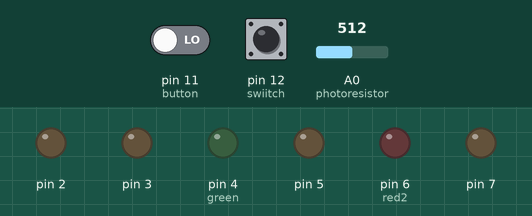
The sketch below on a simulated Arduino Uno, built with avr-gcc and run on an emulated ATmega328P. On the bench: output pins drawn as LEDs (lit = HIGH). Inputs (shaded band) come from the test bench; at power-on: A0 (photoresistor) = 512, pin 12 (swiitch) LOW, pin 11 (button) LOW.

Above: at 1.2 s.
1.3 s: A0 (photoresistor) set to 472
2.8 s: A0 (photoresistor) set to 448
At 3.6 s:
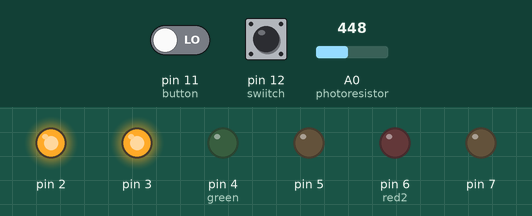
5.8 s: pin 12 (swiitch) pulled HIGH for 3.2 s
At 10.3 s:
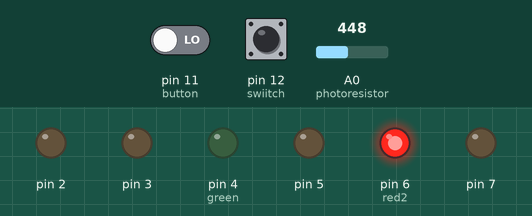
10.5 s: A0 (photoresistor) set to 511
At 13.3 s:
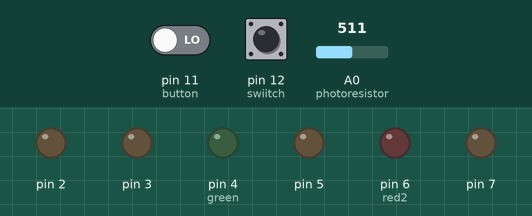
13.5 s: pin 12 (swiitch) pulled HIGH for 0.15 s
At 14.3 s:
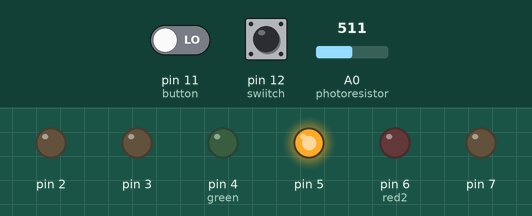
16.6 s: pin 11 (button) driven HIGH and pin 12 (swiitch) driven HIGH
At 18.5 s:
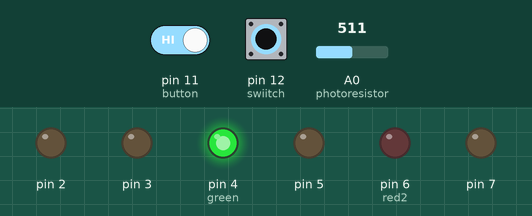
Timing chart, 0 to 20.0 s (numbered marks = the images above; inputs shaded):
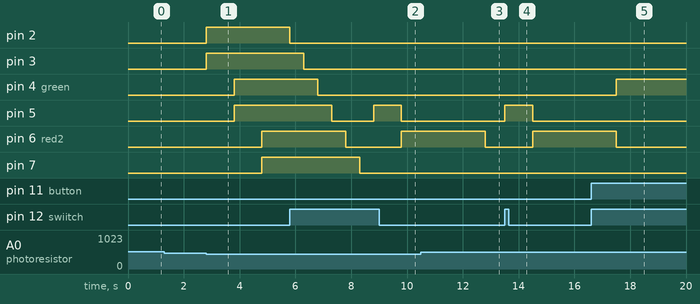

The sketch:

PROJECT.ino.ino
```cpp
const int red1 = 2;
const int blue1 = 3;
const int green = 4;
const int yellow = 5;
const int red2 = 6;
const int blue2 = 7;
const int button = 11;
const int swiitch = 12;
const int photoresistor = 0;
int lightVal;
int lightCal;
void setup() {
 int x = 2;
 for (x=2;x<8; x++)
 {
  pinMode (x, OUTPUT);
 }
 pinMode (button, INPUT);
 pinMode (swiitch, INPUT);
 pinMode (photoresistor, INPUT);
 lightCal = analogRead(photoresistor);
}

void loop() {
  int switchState;
  switchState = digitalRead(swiitch);
  if (switchState == HIGH)
  {
    int buttonState;
    buttonState = digitalRead(button);
    digitalWrite(green, HIGH);
    if (buttonState == LOW)
    {
      for(int x=4;x<6;x++)
      {
        digitalWrite(x, LOW);
        digitalWrite(x+1,HIGH);
        delay(1000);
      }
      delay(2000);
      digitalWrite(red2,LOW);
    }
  }
  else
  {
    digitalWrite(green, LOW);
    lightVal = analogRead(photoresistor);
    if (lightVal < lightCal - 50)
    {
      for(int x=2; x<8; x=x+2)
      {
        digitalWrite(x,HIGH);
        digitalWrite(x+1,HIGH);
        delay(1000);
      }

      for (int x=2; x<8;x++)
      {
        digitalWrite(x, LOW);
        delay(500);
      }
    }
    else{

    }
  }

}
```

Measured:
- the behaviour switches between 462 and 461 on A0 (photoresistor) (found by bisection; images 0 and 1)
- after the input at 1.3 s, every drawn part: stays the same
- after the input at 2.8 s, pin 2, pin 3: LOW → HIGH at once; pin 4 (green), pin 5: LOW → HIGH after 1.0 s; pin 6 (red2), pin 7: LOW → HIGH after 2.0 s
- after the input at 5.8 s, pin 2: goes on until 5.8 s, then stays LOW; pin 3: goes on until 6.3 s, then stays LOW; pin 4 (green): goes on until 6.8 s, then stays LOW
- after the input at 10.5 s, pin 2, pin 3: stays LOW (without the input it goes to HIGH after 2.3 s)
- after the input at 13.5 s, pin 5: LOW → HIGH at once, → LOW 1.0 s later; pin 6 (red2): LOW → HIGH after 1.0 s
- after the input at 16.6 s, pin 4 (green): LOW → HIGH after 0.90 s
